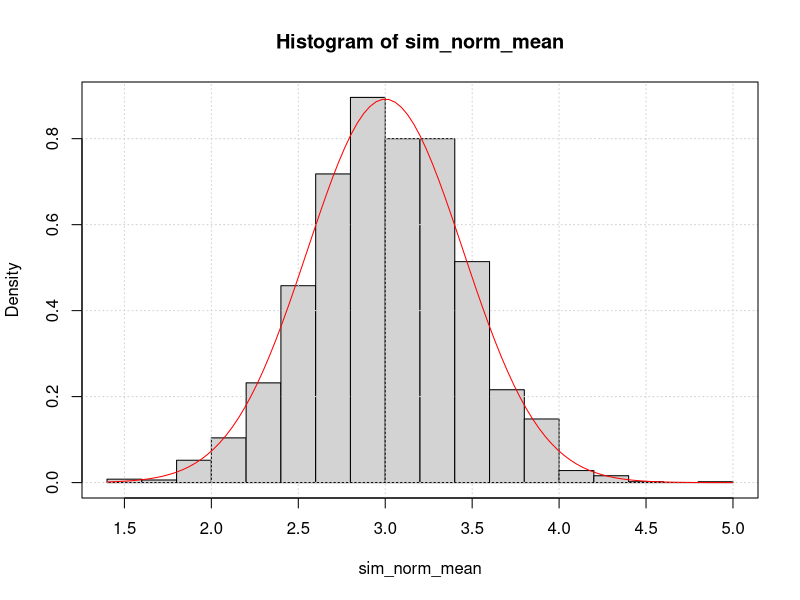
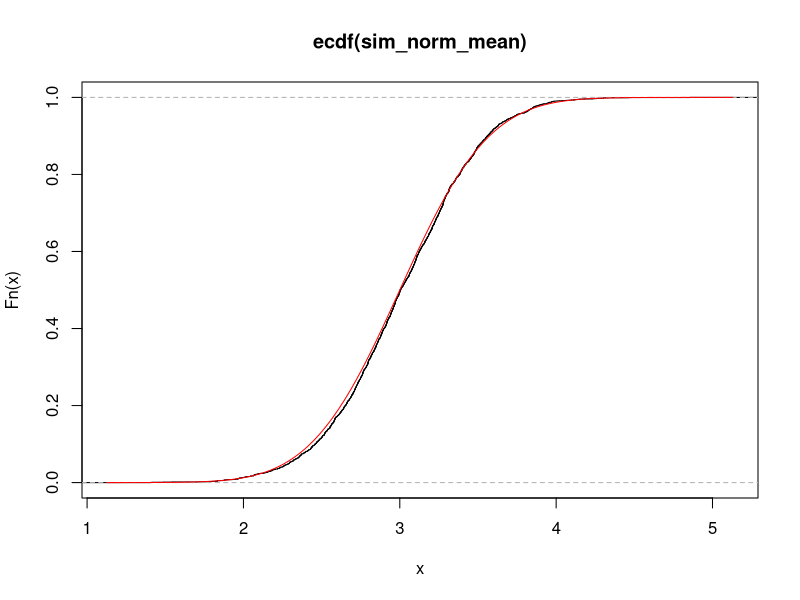
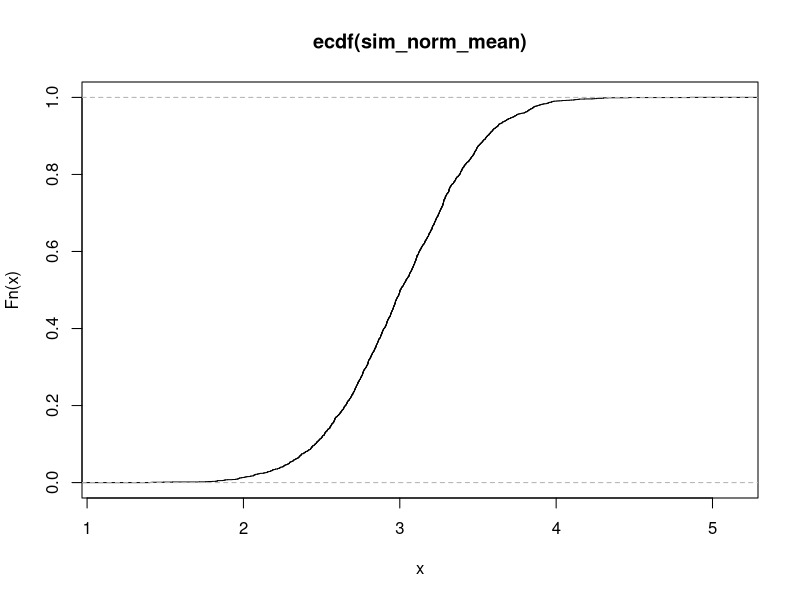
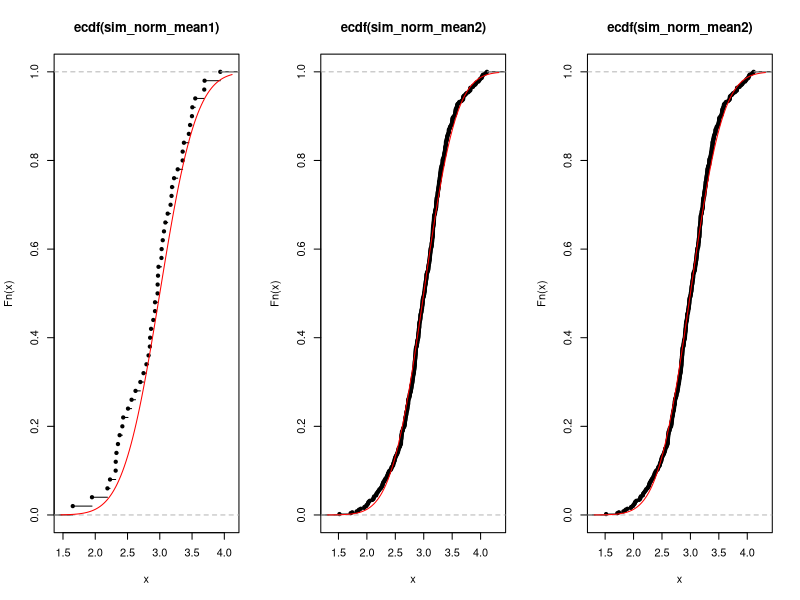
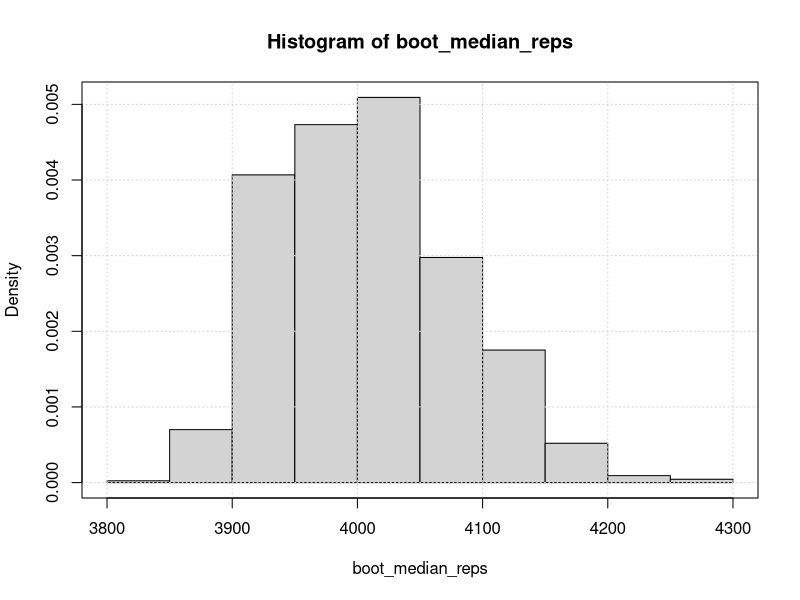

Recreate these plots in R, in order. (Note: this script raises an error after producing the figures.)
#STEP 1: the step’s objective is to implement the first and second steps in the simulation procedures 
#1-(define a functionthat take random sample of size n from a normal distribution 𝑁(𝜇 = 3, 𝜎^2 = 4) and 
#2- calculate the mean for that sample 
sim_norm_calc_mean = function(){
  data = rnorm(n =20 , mean =3 , sd = 2)
  sum(data)/length(data)
}

#STEP 2: the step’s objective is to implement the third step in the simulation procedures 
#(repeat the previous steps for B times) B=2500
sim_norm_mean = replicate(n=2500,sim_norm_calc_mean())


#STEP 3: the step’s objective is to draw the estimated statistical parameter with the true parameter
hist(sim_norm_mean,probability = T) #probability = TRUE : the y axis represent the probability if False the y-axis represent the occurences 
grid()
box()
#add = TRUE specifies that the curve should be added to an existing plot instead of creating a new one.
curve(dnorm(x,3,sqrt(4/20)),add=T,col='red') #dnorm : calculates the probbability desnsity function (pdf) of the normal distribution at the values of x 


#STEP 4: the step’s objective is to draw the ecdf and true cdf for the sampling distribution of the mean.
ecdf(sim_norm_mean) #empirical cdf
plot(ecdf(sim_norm_mean))
curve(pnorm(x,mean=3 , sd = sqrt(4/20)),add = T , col='red') #pnorm(): is used to calculate the cumulative distribution function(CDF) of normal distribution #true cdf 

#STEP 5: the step’s objective is to investigate the effect of replications on the estimation accuracy
plot(ecdf(sim_norm_mean))
par(mfrow=c(1,3))
sim_norm_mean1=replicate(n=50, sim_norm_calc_mean())
sim_norm_mean2=replicate(n=500, sim_norm_calc_mean())
sim_norm_mean3=replicate(n=2500, sim_norm_calc_mean())

plot(ecdf(sim_norm_mean1))
curve(pnorm(x,3,sqrt(4/20)),add = T , col = 'red')

plot(ecdf(sim_norm_mean2))
curve(pnorm(x,3,sqrt(4/20)),add = T , col = 'red')

plot(ecdf(sim_norm_mean2))
curve(pnorm(x,3,sqrt(4/20)),add = T , col = 'red')

#######################################################
#STEP 6: the step’s objective is to install and call the required package
#install.packages("palmerpenguins",dependencies = TRUE)
library(palmerpenguins)

#STEP 7: the step’s objective is to remove the unnecessary data
peng=na.omit(penguins)
mass = peng$body_mass_g
mass

#STEP 8: the step’s objective is to implement the first and second steps in the bootstrapping procedures 
#1-define afunction that resamples from existing sample data of size n 
#2- calculate the median for that resampled data
boot_data_calc_median=function(data){
  boot_samp = sample(data,replace=TRUE) #The sample size taken in the code is equal to the length of the input data vector.
  median(boot_samp)
}

#STEP 9: the step’s objective is to implement the third step in the bootstrapping procedures (repeat the previous steps for B times) 
boot_median_reps = replicate(n = 5000,boot_data_calc_median(mass))

#STEP 10: the step’s objective is to draw the estimated statistical parameter (sampling distribution for the median)

par(mfrow=c(1,1)) #is used to set the plotting parameter mfrow, which controls the arrangement of multiple plots in a grid. 
hist(boot_median_reps,probability = T)
grid()
box()



#####################the exercies Dsicussion
sim_exponential_calc_median = function(){
  data = rexp(20, 3.1)
  median(data)
}

sim_exponential_median = replicate(n=2500,sim_exponential_calc_median())
mean(sim_exponential_calc_median())

########### Exercies 2 
sim_passion_calc_vaiance = function(){
  lambda_param = 4.2
  data = rexp(13, lambda)
  var(data)
}

sim_possoino_variance = replicate(n=2500,sim_passion_calc_vaiance())
mean(sim_possoino_variance )
# the result will 3.792548


#-use the bootstrapping method to estimate the mean mass of the penguins 
boot_data_calc_mean=function(data){
  boot_samp = sample(data,replace=TRUE) #The sample size taken in the code is equal to the length of the input data vector.
  mean(boot_samp)
}
boot_mean_reps = replicate(n = 5000,boot_data_calc_mean(mass))
mean(boot_mean_reps)
# the result will 4207.379 
